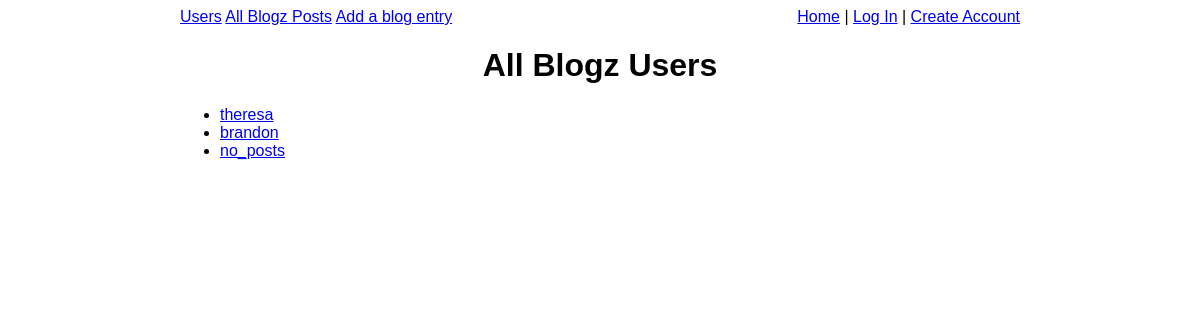
The page / on the database its author committed.
### models.py (models this page shows, shortened)
class User(db.Model):
    id = db.Column(db.Integer, primary_key=True)
    username = db.Column(db.String(50))
    password = db.Column(db.String(50))
    blogs = db.relationship('Blog', backref='owner')

### main.py (the view)
@app.route('/', methods=['GET'])
def index():
    return render_template('index.html', users=get_all_users())

### main.py (called while the page is built)
def get_all_users():
    return User.query.all()

@app.before_request
def require_login():
    allowed_routes = ['login', 'blog', 'index', 'signup']
    if not('username' in session or request.endpoint in allowed_routes):
        return redirect("/login")

### templates/index.html
{% extends "base.html" %}
{% block content %}
    {% if users|length == 0 %}
        <h1>There are currently no Blogz users registered</h1>
    {% else %}
        <h1>All Blogz Users</h1>
        <ul>
        {% for user in users %}
            <form method="post">
                <li><a href="blog?user={{user.username}}">{{user.username}}</a></li>
            </form>
        {% endfor %}
        </ul>
    {% endif %}
{% endblock %}

### rows shown on the page
User: username "theresa"
User: username "brandon"
User: username "no_posts"
